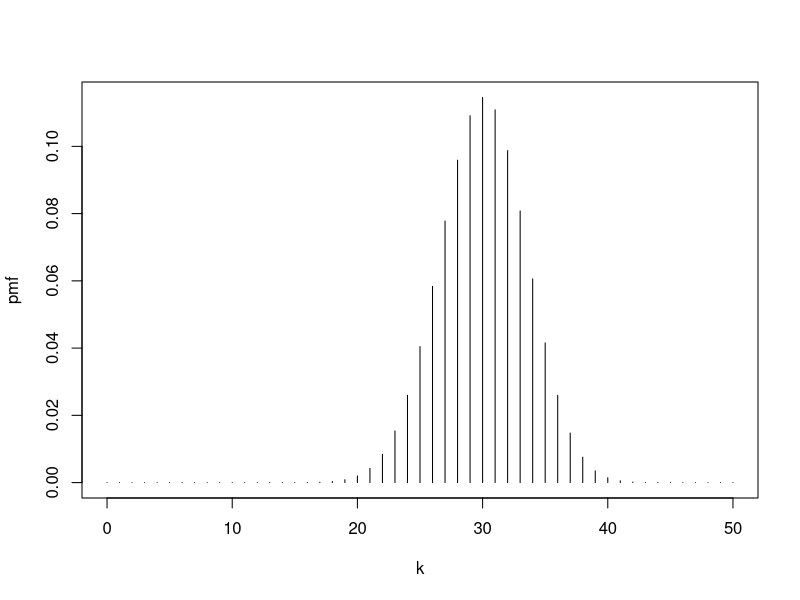

Source code (R): (Note: this script raises an error after producing the figure.)
#To plot the binomial distribution graph.
n=50
p=0.6
k=0:n
pmf=dbinom(k,n,p)
plot(k,pmf,type="h")
#P(X>=30)
1-pbinom(29,50,0.6)
#For quantiles
qbinom(0.8,50,0.6)
#Generate Random numbers 
rbinom(100,50,0.6)
#Q1).Let X???B(5,0.2)
#FIND 1).P(X<=2), P(X>=1), P(2<=X<=5),P(X=4)
#Solution
pbinom(2,5,0.2)
#or
dbinom(0,5,0.2)+dbinom(1,5,0.2)+dbinom(2,5,0.2)
1-pbinom(0,5,0.2)
pbinom(6,5,0.2)-pbinom(1,5,0.2)
x=2:5
rp3=sum(dbinom(x,5,0.2))
rp3
dbinom(4,5,0.2)
#Q2).Draw a random sample of size 8 from binomial distribution with n=6 and p=1/3
rs=rbinom(8,6,1/2)
rs
#Poisson Distribution
#To plot a poisson distribution graph.
m=4
x=0:25
px=dpois(x,m)
plot(x,pxb ,"h",main="Poisson probability curve",xlab="X",ylab="probability")
points(x,px,pch=16)
legend(locator(1,legend=c("m4")))
#Q4)Let X???P(??=2.3) Find P(X>1),P(3<=X<=5),P(X=1)
rp1=1-dpois(0,2.3)-dpois(1,2.3)
rp1
#or
rp2=1-ppois(1,2.3)
rp2
rp3=dpois(3,2.3)+dpois(4,2.3)+dpois(5,2.3)
rp3
rp4=dpois(1,2.3)
rp4
#Q5).Draw a random sample of size 8 from a Poisson distribution with parameter 1.3.
rp5=rpois(8,1.3)
rp5
#Normal Distribution.
#X~N(mu=5,sigma^2=4)
#find P(X>2)
#P[10<=X<=15]
rp1=1-pnorm(2,5,2)
rp1
#Let X~N(mu=100,sigma^2=64)find P(X<=110)
#Draw a random sample of size 20 from a normal distribution with mean 4 and variance2.
#The distribution of income of a large group of workers is normal with mean Rs.2000 and Sd Rs.200.What proportion of workers secured income 
#1.Between Rs.2400 and Rs.2500
#2.More than Rs.2500

#For Exponential distribution
#X~exp(lambda=1/3)
#Find P(X=3)
#find P(3<=x<=5)
#If mean =2 and X~Exp(lambda) 
#then find P(X<=1)
dexp(3,1/3)